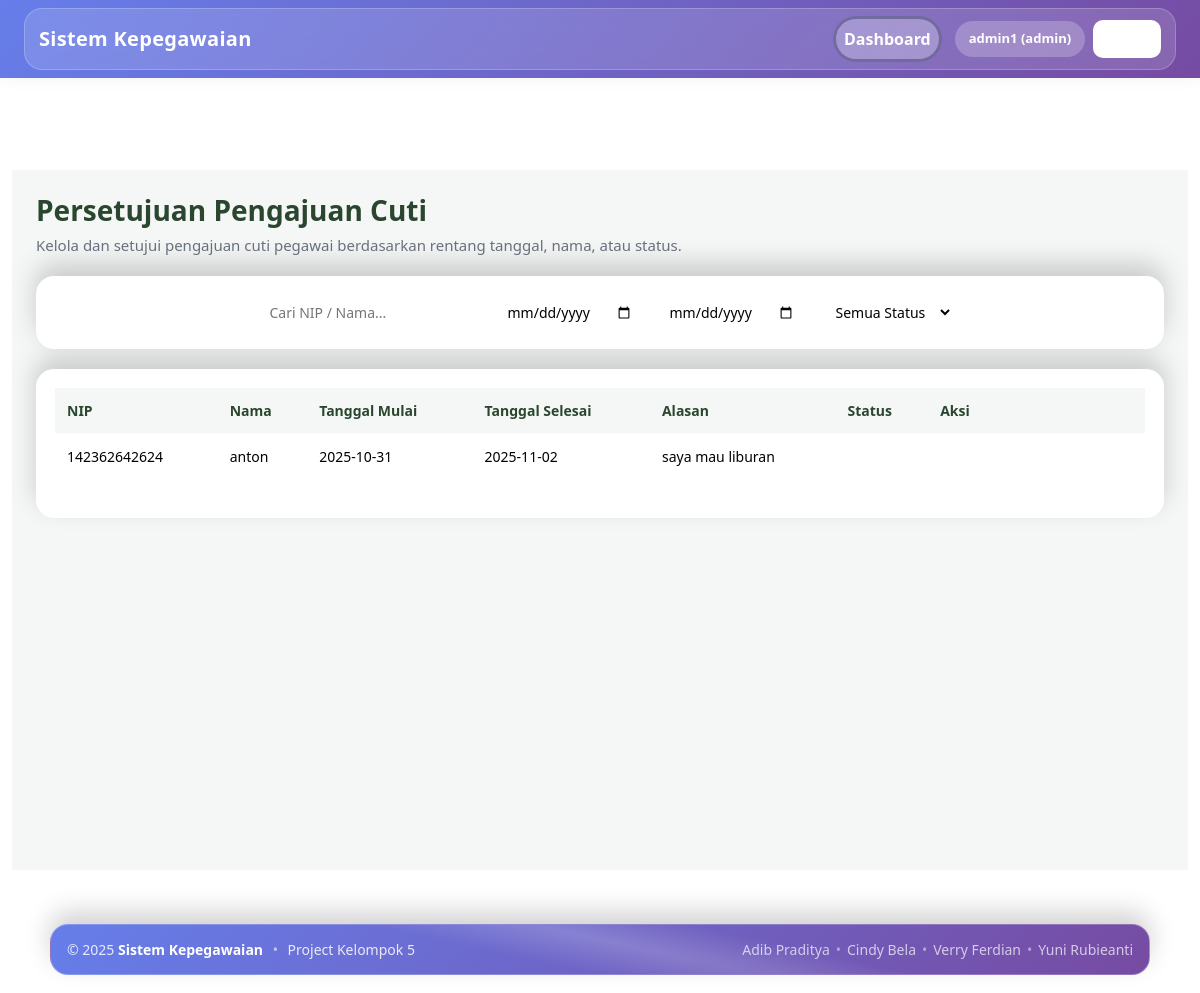
Page /pages/cuti/persetujuan.php (signed in) on the committed database.
### tables this page shows
CREATE TABLE `cuti` (
  `id` int(11) NOT NULL,
  `pegawai_id` int(11) NOT NULL,
  `tanggal_pengajuan` date NOT NULL,
  `tanggal_mulai` date NOT NULL,
  `tanggal_selesai` date NOT NULL,
  `alasan` text DEFAULT NULL,
  `status` enum('pending','disetujui','ditolak') DEFAULT 'pending',
  `disetujui_oleh` int(11) DEFAULT NULL
);

CREATE TABLE `pegawai` (
  `id` int(11) NOT NULL,
  `user_id` int(11) NOT NULL,
  `nip` varchar(20) NOT NULL,
  `nama` varchar(100) NOT NULL,
  `jabatan_id` int(11) DEFAULT NULL,
  `unit_id` int(11) DEFAULT NULL,
  `alamat` text DEFAULT NULL,
  `telp` varchar(20) DEFAULT NULL,
  `email` varchar(100) DEFAULT NULL,
  `foto` varchar(255) DEFAULT NULL,
  `tanggal_masuk` date DEFAULT NULL
);

### pages/cuti/persetujuan.php (the view, shortened to what this page needs)
<?php
require_once __DIR__ . '/../../config/config.php';
$sql = "SELECT c.id, c.pegawai_id, c.tanggal_mulai, c.tanggal_selesai, c.alasan, c.status,
               p.nip, p.nama
        FROM cuti c
        LEFT JOIN pegawai p ON c.pegawai_id = p.id
        ORDER BY c.tanggal_mulai DESC, c.id DESC";
$res = $conn->query($sql);
$query_error = $res === false ? $conn->error : null;
$rows = [];
if (!$query_error && $res) {
    $rows = $res->fetch_all(MYSQLI_ASSOC);
}
$page_title = "Persetujuan Pengajuan Cuti";
include __DIR__ . '/../../includes/header.php';
?>
<div class="page">
  <h2><?= htmlspecialchars($page_title) ?></h2>
  <p class="sub">Kelola dan setujui pengajuan cuti pegawai berdasarkan rentang tanggal, nama, atau status.</p>
  <div class="actionbar">
    <a class="pill" href="../dashboard_admin.php">← Kembali ke Dashboard</a>
    <input id="qSearch" class="input" type="search" placeholder="Cari NIP / Nama...">
    <input id="dateFrom" class="input" type="date" title="Dari tanggal">
    <input id="dateTo" class="input" type="date" title="Sampai tanggal">
    <select id="fStatus" class="input">
      <option value="">Semua Status</option>
    </select>
  </div>
  <div class="card">
    <div class="table-wrap">
      <table class="table" id="tblCuti">
        <thead>
          <tr>
            <th>NIP</th>
            <th>Nama</th>
            <th>Tanggal Mulai</th>
            <th>Tanggal Selesai</th>
            <th>Alasan</th>
            <th>Status</th>
            <th style="min-width:160px">Aksi</th>
          </tr>
        </thead>
        <tbody id="tbBody">
          <?php if (!$query_error && count($rows)): ?>
            <?php foreach ($rows as $r):
              $status = strtolower($r['status'] ?? '');
              $badgeClass = $status === 'disetujui' ? 'ok' : ($status === 'ditolak' ? 'err' : 'warn');
            ?>
              <tr data-date="<?= htmlspecialchars($r['tanggal_mulai'] ?? '') ?>" data-status="<?= htmlspecialchars($status) ?>">
                <td><?= htmlspecialchars($r['nip'] ?? '-') ?></td>
                <td><?= htmlspecialchars($r['nama'] ?? '-') ?></td>
                <td><?= htmlspecialchars($r['tanggal_mulai'] ?? '-') ?></td>
                <td><?= htmlspecialchars($r['tanggal_selesai'] ?? '-') ?></td>
                <td><?= htmlspecialchars($r['alasan'] ?? '-') ?></td>
                <td><span class="badge <?= $badgeClass ?>"><?= htmlspecialchars($r['status'] ?? '-') ?></span></td>
                <td>
                  <?php if ($status === 'pending' || $status === 'menunggu'): ?>
                    <form method="POST" style="display:inline">
                      <input type="hidden" name="action" value="set_status">
                      <input type="hidden" name="id" value="<?= (int)$r['id'] ?>">
                      <input type="hidden" name="aksi" value="approve">
                      <button type="submit" class="btn-sm approve" onclick="return confirm('Setujui pengajuan cuti ini?')">Setujui</button>
                    </form>
                    <form method="POST" style="display:inline">
                      <input type="hidden" name="action" value="set_status">
                      <input type="hidden" name="id" value="<?= (int)$r['id'] ?>">
                      <input type="hidden" name="aksi" value="reject">
                      <button type="submit" class="btn-sm reject" onclick="return confirm('Tolak pengajuan cuti ini?')">Tolak</button>
                    </form>
                  <?php else: ?>
                    <span class="badge">—</span>
                  <?php endif; ?>
                </td>
              </tr>
            <?php endforeach; ?>
          <?php else: ?>
            <tr><td colspan="7" style="text-align:center;color:var(--sub)">Tidak ada pengajuan cuti.</td></tr>
          <?php endif; ?>
        </tbody>
      </table>
    </div>
  </div>
</div>
<?php include __DIR__ . '/../../includes/footer.php'; ?>

### includes/header.php (style rules this page uses)
:root { --grad-a:#667eea; --grad-b:#764ba2; --glass: rgba(255,255,255,0.14); --stroke: rgba(255,255,255,0.22); --text:#ffffff; --text-soft: rgba(255,255,255,0.88); --muted: rgba(255,255,255,0.70); --btn:#ffd369; --btn-hover:#ffbf00; --ring: rgba(255,211,105,.45); --shadow: 0 12px 30px rgba(0,0,0,.25); --radius: 18px; }
* { box-sizing:border-box; }
body { font-family:"Segoe UI",Inter,Arial,sans-serif; padding-top:80px; }
a { text-decoration:none !important; }

### pages/cuti/persetujuan.php (style rules this page uses)
:root { --hunter:#355E3B; --hunter-dark:#2a462f; --accent:#6FB18A; --bg:#F4F7F5; --surface:#FFFFFF; --text:#1F2937; --sub:#6B7280; --muted:#E5E7EB; --ring:rgba(53,94,59,.25); --shadow:0 8px 24px rgba(0,0,0,.08); --radius:14px; }
.page { max-width:1200px; margin:90px auto 40px; padding:24px; color:var(--text); background:var(--bg); min-height:calc(100vh - 100px); }
.page h2 { font-size:28px; font-weight:800; color:var(--hunter-dark); margin-bottom:6px; }
.page p.sub { color:var(--sub); font-size:15px; margin-bottom:20px; }
.actionbar { display:flex; flex-wrap:wrap; gap:10px; align-items:center; background:var(--surface); border:1px solid var(--muted); border-radius:var(--radius); padding:14px; box-shadow:var(--shadow); position:sticky; top:80px; z-index:10; }
.pill { border:1px solid var(--muted); border-radius:999px; background:var(--surface); color:var(--text); padding:10px 14px; text-decoration:none; font-size:14px; font-weight:500; display:inline-flex; align-items:center; gap:8px; transition:.2s; }
.input { border:1px solid var(--muted); border-radius:10px; background:var(--surface); padding:9px 12px; font-size:14px; outline:none; }
.card { margin-top:20px; background:var(--surface); border:1px solid var(--muted); border-radius:var(--radius); padding:18px; box-shadow:var(--shadow); }
.table-wrap { overflow:auto }
.table { width:100%; border-collapse:collapse; min-width:800px; }
.table th, .table td { text-align:left; padding:12px; font-size:14px; border-bottom:1px solid var(--muted); }
.table th { background:var(--bg); color:var(--hunter-dark); font-weight:700; }
.badge { padding:6px 10px; border-radius:999px; font-size:12px; font-weight:600; }

### includes/footer.php (style rules this page uses)
:root { --grad-a:#667eea; --grad-b:#764ba2; --glass: rgba(255,255,255,0.14); --stroke: rgba(255,255,255,0.22); --text:#ffffff; --text-soft: rgba(255,255,255,0.85); --muted: rgba(255,255,255,0.70); --shadow: 0 -12px 26px rgba(0,0,0,0.18); --radius: 18px; }

### rows in the picture
cuti: pegawai.nip "142362642624", pegawai.nama "anton", tanggal_mulai "2025-10-31", tanggal_selesai "2025-11-02", alasan "saya mau liburan"

### other values in the picture
$username "admin1"
$role "admin"
$page_title "Persetujuan Pengajuan Cuti"
